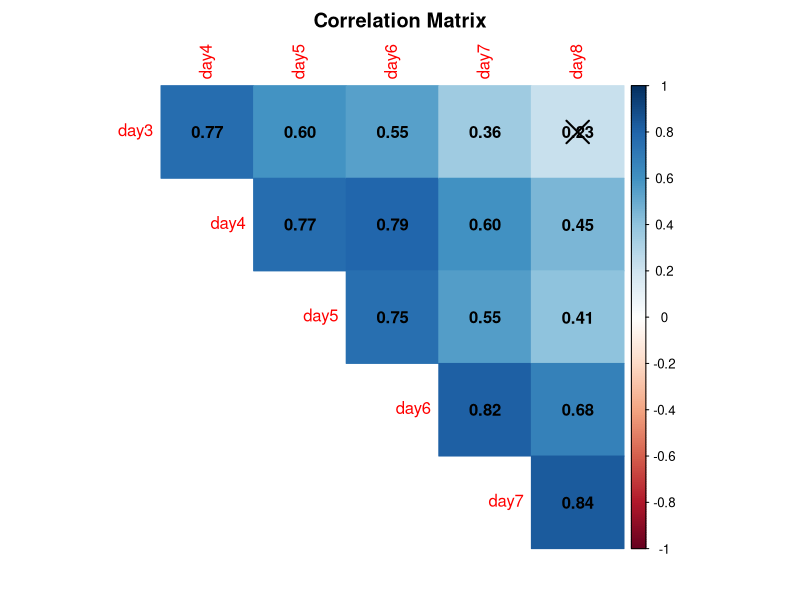
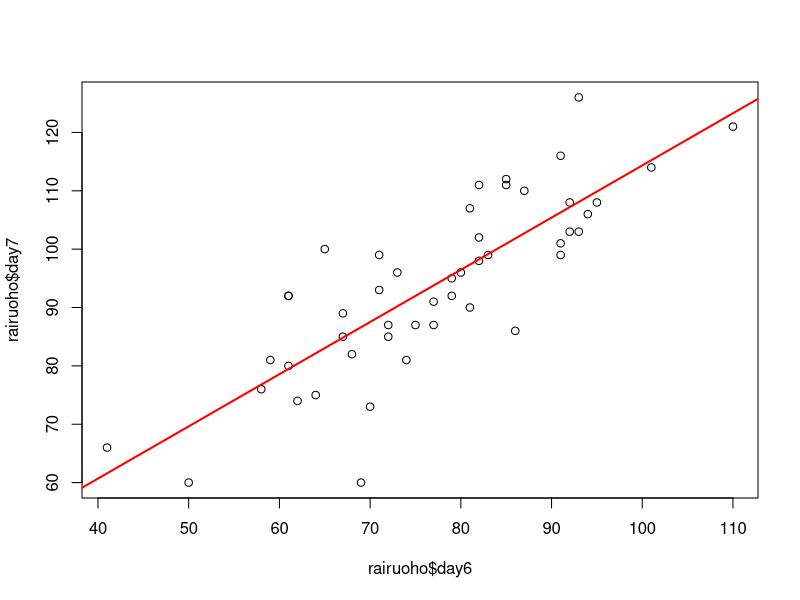

The R script that drew these images, in order: (Note: this script raises an error after producing the figures.)
## ---- chunk 1
library(Hmisc)
library(corrplot)
library(MASS)
library(car)
## ---- chunk 2
rairuoho<-read.table('Data/rairuoho.txt',header=T, sep="\t", dec=".")
cor.test(rairuoho$day6, rairuoho$day7)
## ---- chunk 3
corr<-cor(rairuoho[,1:6])
corr # cor.test does not work on Matrix
## ---- chunk 4
p.val<-rcorr(as.matrix(rairuoho[,1:6]))$P
corrplot(corr,type='upper',method='color', addCoef.col = "black", p.mat=as.matrix(p.val), sig.level = 0.05,title = "Correlation Matrix", mar = c(2,0,2,0), diag=F)
## ---- chunk 5
plot(rairuoho$day6, rairuoho$day7)
abline(lm(rairuoho$day7~rairuoho$day6), col="red", lwd=2)
# remember `ggplot`
# ggplot(rairuoho, aes(x = day6, y = day7)) + 
#  geom_point() +
#  stat_smooth(method = "lm", col = "red")
## ---- chunk 6
model1 <- lm(Petal.Width ~ Petal.Length, data = iris)
model1
## ---- chunk 7
ggplot(iris, aes(x = Petal.Length, y = Petal.Width)) +
  geom_point() +
  stat_smooth(method = "lm", col = "blue")
## ---- chunk 8
summary(model1)
## ---- chunk 9
confint(model1)
## ---- chunk 10
sigma(model1)*100/mean(iris$Petal.Width)
## ---- chunk 11
model2 <- lm(Petal.Width ~ Petal.Length + Sepal.Width + Sepal.Length + Petal.Width , data = iris)
summary(model2)
## ---- chunk 12
summary(model2)$coefficient
## ---- chunk 13
confint(model2)
## ---- chunk 14
sigma(model2)/mean(iris$Petal.Width)
## ---- chunk 15
model3 <- lm(Petal.Width ~., data = iris[,1:4])
## ---- chunk 16
model4 <- lm(Petal.Width ~. -Sepal.Width, data = iris[,1:4])
## ---- chunk 17
model5 <-  update(model2,  ~. -Sepal.Length)
## ---- chunk 18
BIC(model3); BIC(model4);BIC(model5)
AIC(model3); AIC(model4);AIC(model5)
## ---- chunk 19
#Stepwise Selection based on AIC
step <- stepAIC(model3, direction='backward')
summary(step)

#Stepwise Selection with BIC
n = dim(iris[,1:4])[1]
stepBIC = stepAIC(model3,k=log(n), direction='backward')
summary(stepBIC)
## ---- chunk 20
model3 <- lm(Petal.Width ~., data = iris[,1:4])
## ---- chunk 21
plot(model3,1)
## ---- chunk 22
plot(model3,2)
## ---- chunk 23
plot(model3,3)
## ---- chunk 24
plot(model3,5)
## ---- chunk 25
corr<-cor(iris[,1:3])
p.val<-rcorr(as.matrix(rairuoho[,1:3]))$P
corrplot(corr,type='upper',method='color', addCoef.col = "black", p.mat=as.matrix(p.val), sig.level = 0.05,diag=F)
## ---- chunk 26
vif(model3)
#remove Petal.Length
model6 <- lm(Petal.Width ~. -Petal.Length, data = iris[,1:4])
vif(model6)
plot(model6)
